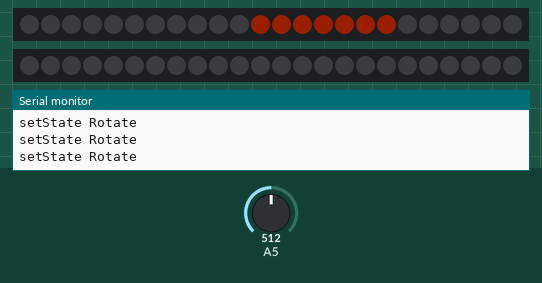
A sketch run on a simulated Arduino Uno, built with avr-gcc and run on an emulated ATmega328P. On the bench: 2 × 24 RGB LEDs in strip order, left to right, the last lines printed to the serial monitor. The test bench sets the inputs (shaded band); at power-on: A5 = 512. Dim RGB values are drawn brighter than linear.

Above: at 1.8 s.
1.9 s: A5 set to 306
At 1.99 s:
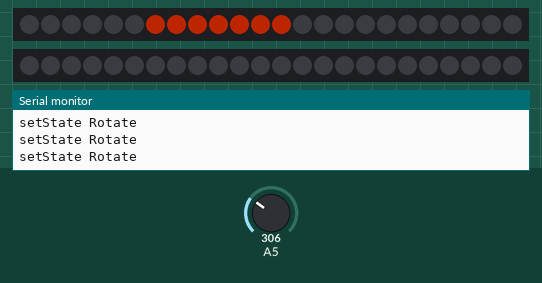
At 3.3 s:
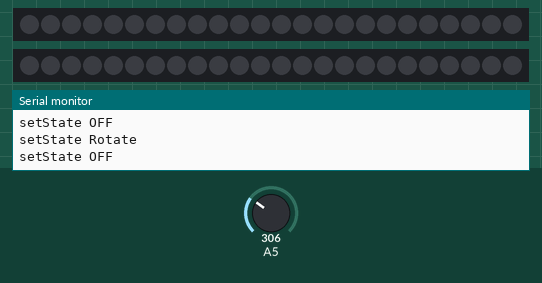
Timing chart, 0 to 4.9 s (numbered marks = the images above; inputs shaded):
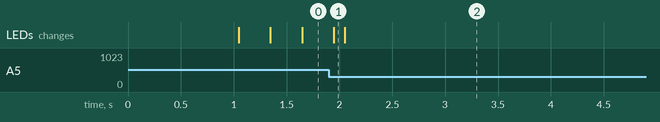

The sketch:

ardu_neopixel_rotating-beacon.ino
```cpp
// (licence header left out)
#include "Color.h"
#include "NeoPixel.h"
#include "Beacon.h"


//                           -  number of LED's
//                           |   -  conected pin
//                           |   |        -  NeoPixel Type
//                           |   |        |               -  LED width for rotating
//                           |   |        |               |
NeoPixel neoPixel = NeoPixel(24, 9, NEO_GRB + NEO_KHZ800, 7);

Beacon beacon = Beacon(24, 9, NEO_GRB + NEO_KHZ800, 7);


void setup() {
  Serial.begin(9600);


  neoPixel.begin();
  Color color(5, 0, 0);
  neoPixel.setColor(color);
  neoPixel.setRPM(25);

  //      neoPixel.setColor(Color::ORANGE);
  neoPixel.setRPM(180);

  neoPixel.setBrightnessInput(A5, 450, 20);
}


void loop() {
  beacon.loop();

  unsigned  long time = millis();

//  Serial.print("time: ");
//  Serial.println(time);

  if (time < 1000)beacon.setState(OFF);
  if (time > 1000)beacon.setState(ROTATING_ORANGE);
if (time > 2000)beacon.setState(OFF);


}
```

Beacon.h
```cpp
// (licence header left out)
#ifndef BEACON_H
#define BEACON_H

#include "State.h"

class Beacon {
    NeoPixel rotatePixel;
    BeaconState state = BeaconState::OFF;

  public:

    Beacon(uint16_t numPixels, uint8_t pin, neoPixelType type, uint8_t pixelWidth): rotatePixel(NeoPixel(numPixels, pin, type, pixelWidth)) {
      rotatePixel.begin();
      Color color(5, 0, 0);
      rotatePixel.setColor(color);
      rotatePixel.setRPM(25);
      rotatePixel.setRPM(180);
      rotatePixel.setBrightnessInput(A5, 450, 20);
    }

    void setState(BeaconState newState) {
      switch (newState) {
        case OFF:
          Serial.println("setState OFF");
          rotatePixel.off();
          break;
        case ROTATING_ORANGE:
        case ROTATING_RED:
        case ROTATING_GREEN:
          Serial.println("setState Rotate");
          rotatePixel.on();
          switch (newState) {
            case ROTATING_ORANGE:
              rotatePixel.setColor(Color::ORANGE);
              break;
            case ROTATING_RED:
              rotatePixel.setColor(Color::RED);
              break;
            case ROTATING_GREEN:
              rotatePixel.setColor(Color::GREEN);
              break;
          }
          break;
      }
      this->state = newState;
    }

    void loop() {
      switch (this->state) {
        case OFF:
          return;
        case ROTATING_ORANGE:
        case ROTATING_RED:
        case ROTATING_GREEN:
          rotatePixel.loop();
          break;
      }
    }

};

#endif //BEACON_H
```

Color.h
```cpp
// (licence header left out)
#ifndef ROTATING_BEACON_COLOR_H
#define ROTATING_BEACON_COLOR_H

class Color {
  private:

    uint32_t value;

  public:

    Color(uint8_t r, uint8_t g, uint8_t b): value( ((uint32_t)r << 16) | ((uint32_t)g <<  8) | b) {}

    Color(uint32_t value): value(value) {}

    Color &operator=(uint32_t other) {
      this->value = other;
      return *this;
    }

    Color &operator=(Color other) {
      this->value = other.value;
      return *this;
    }

    operator uint32_t() const {
      return this->value;
    }

    static const Color GREEN;
    static const Color RED;
    static const Color ORANGE;
    static const Color BLACK;

};

static const Color Color::GREEN = Color(0, 255, 0);
static const Color Color::RED = Color(255, 0, 0);
static const Color Color::ORANGE = Color(255, 50, 0);
static const Color Color::BLACK = Color(0, 0, 0);

#endif //ROTATING_BEACON_COLOR_H
```

DoubleAnimator.h
```cpp
// (licence header left out)
#ifndef ROTATING_BEACON_DOUBLEANIMATOR_H
#define ROTATING_BEACON_DOUBLEANIMATOR_H

class DoubleAnimator {
    double start, end, act;
    float time;
    float duration;
    bool finish;

    /**
       http://stackoverflow.com/questions/356807/java-double-comparison-epsilon
       <p>
       Returns true if two doubles are considered equal. Tests if the absolute
       difference between the two doubles has a difference less then a given
       double (epsilon). Determining the given epsilon is highly dependant on the
       precision of the doubles that are being compared.

       @param a         double to compare.
       @param b         double to compare
       @param precision double which is compared to the absolute difference of two
                        doubles to determine if they are equal.
       @return true if a is considered equal to b.
    */
    static boolean equals(double a, double b, double precision) {
      return a == b || abs(a - b) < precision;
    }

  public:
    DoubleAnimator() {
      finish = true;
    }

    void begin(float duration, double start, double end) {
      begin(duration, start, end, 0);
    }

    void begin(float duration, double start, double end, double precision) {
      if (equals(start, end, precision)) return;
      this->duration = duration;
      this->start = start;
      this->end = end;
      this->time = 0;
      this->finish = false;
    }

    bool update(float delta) {
      if (finish) return false;
      time += delta;
      boolean complete = time >= duration;
      float percent;
      if (complete) {
        act = end;
        finish = true;
        return true;
      } else {
        percent = time / duration;
      }
      act = start + (end - start) * percent;
      return true;
    }

    double getAct() {
      return this->act;
    }

    bool isFinish() {
      return this->finish;
    }

};

#endif //ROTATING_BEACON_DOUBLEANIMATOR_H
```

NeoPixel.h
```cpp
// (licence header left out)
#include <Adafruit_NeoPixel.h>
#include "Color.h"
#include "DoubleAnimator.h"

#ifdef __AVR__
#include <avr/power.h>
#endif


#ifndef ROTATING_BEACON_NEOPIXEL_H
#define ROTATING_BEACON_NEOPIXEL_H

class NeoPixel {

    Adafruit_NeoPixel pixels;
    uint16_t numPixels;
    uint8_t pixelWidth;
    uint16_t firstPixel;
    uint16_t lastFirstPixel;
    int8_t pixel;

    int brightnessPin = -1;
    int min, max;
    float lastBrightness = -1;

    float loopDeltaTime = 0;
    unsigned long lastLoopTime = millis();

    DoubleAnimator animator;
    double dev = 0;
    float duration = 2000.0f; //default 2sec (2000 msec)
    float brightnessMin = 0.1f;
    float brightnessMax = 1.0f;

    Color color = Color::RED;
    Color brightnesColor = Color::BLACK;

    bool ON = false;

    float linearInterpolation(float min, float max, float min2, float max2, float value) {
      float range1 = max - min;
      float range2 = max2 - min2;
      int8_t round1 = ((int)10 * maxBrightness( minBrightness(((value - min) * range2 / range1) + min2, brightnessMax), brightnessMin));
      return  round1 / 10.0f;
    }

    float minBrightness(float a, float b) {
      return (a <= b) ? a : b;
    }

    float maxBrightness(float a, float b) {
      return (a >= b) ? a : b;
    }

    bool calculateDeltaTime() {
      unsigned  long time = millis();
      loopDeltaTime = (time - lastLoopTime);
      if (loopDeltaTime < 33.579)  return true; // 29 fps
      lastLoopTime = time;
      return false;
    }


    void calculateBrightness() {
      int analogValue = analogRead(brightnessPin);
      float brightness = linearInterpolation( min, max, 0, 1, analogValue );

      if (lastBrightness != brightness) {
        //calculate Color value with brightness changes
        lastBrightness = brightness;
        int8_t r = ((color & 0xff0000) >> 16) * brightness;
        int8_t g = ((color & 0xff00) >> 8) * brightness;
        int8_t b = (color & 0xff) * brightness;
        brightnesColor = Color(r, g, b);
      }
    }

  public:
    NeoPixel(uint16_t numPixels, uint8_t pin, neoPixelType type, uint8_t pixelWidth)
      : pixels(numPixels, pin, type), numPixels(numPixels), pixelWidth(pixelWidth) {}

    void begin() {
      pixels.begin();
    }

    void on() {
      ON = true;
    }

    void off() {
      ON = false;
      pixels.clear();
      pixels.show();

    }

    void setColor(Color newColor) {
      this->color = newColor;
    }

    void setRPM(float rpm) {
      duration = 60000.0f / rpm;
    }

    void setBrightnessInput(int pin, int minValue, int maxValue) {
      brightnessPin = pin;
      min = minValue;
      max = maxValue;
    }


    void loop() {
      if (calculateDeltaTime())return;
      if (brightnessPin >= 0)calculateBrightness();

      if (animator.isFinish()) {
        animator.begin(duration, 0.0, 360.0); //one rotate (0 to 360 degrese) at 2 sec;
      }
      animator.update(loopDeltaTime);
      dev = 360.0 / animator.getAct();
      firstPixel = (uint16_t)numPixels / dev;

      if (lastFirstPixel == firstPixel)return;

      //clear all Pixels
      pixels.clear();

      for (uint16_t i = 0; i < pixelWidth; i++) {
        int8_t pixel = firstPixel - i;
        if (pixel < 0)pixel += numPixels;
        pixels.setPixelColor(pixel, this->brightnesColor);
      }
      pixels.show(); // Durchführen der Pixel-Ansteuerung
    }

};

#endif //ROTATING_BEACON_NEOPIXEL_H
```

State.h
```cpp
// (licence header left out)
#ifndef ROTATING_BEACON_STATE_H
#define ROTATING_BEACON_STATE_H

enum BeaconState{
  ROTATING_ORANGE,
  ROTATING_RED,
  ROTATING_GREEN,

  FLASH_ORANGE,
  FLASH_RED,
  FLASH_GREEN,

  SIGNAL_ORANGE,
  SIGNAL_RED,
  SIGNAL_GREEN,

  ON_ORANGE,
  ON_RED,
  ON_GREEN,

  OFF
};

#endif //ROTATING_BEACON_STATE_H
```
